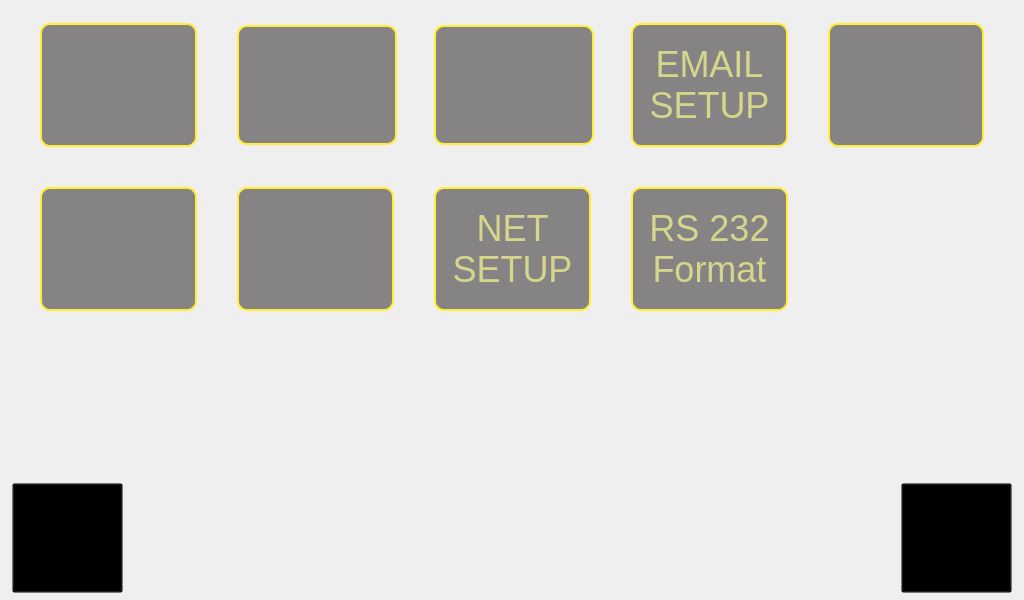
<?xml version="1.0" encoding="UTF-8"?>
<ui version="4.0">
 <class>BasicSettingsWidget</class>
 <widget class="QWidget" name="BasicSettingsWidget">
  <property name="geometry">
   <rect>
    <x>0</x>
    <y>0</y>
    <width>1024</width>
    <height>600</height>
   </rect>
  </property>
  <property name="sizePolicy">
   <sizepolicy hsizetype="Fixed" vsizetype="Fixed">
    <horstretch>0</horstretch>
    <verstretch>0</verstretch>
   </sizepolicy>
  </property>
  <property name="minimumSize">
   <size>
    <width>1024</width>
    <height>600</height>
   </size>
  </property>
  <property name="maximumSize">
   <size>
    <width>1024</width>
    <height>600</height>
   </size>
  </property>
  <property name="windowTitle">
   <string>Basic Settings</string>
  </property>
  <property name="styleSheet">
   <string notr="true">QWidget#ToolWidget {
	background-color: black;
}

QToolButton {
	background-color: transparent;
}

QPushButton {
	width: 160px;
	height: 120px;
	background: rgb(133, 131, 131);
	border: 2px solid  rgb(255, 238, 50);
	border-radius: 10px;
	color: #d5d58c;
	font-size: 36px;
}

QPushButton:pressed {
	background: rgb(153, 151, 151);
}</string>
  </property>
  <layout class="QVBoxLayout" name="verticalLayout">
   <property name="leftMargin">
    <number>0</number>
   </property>
   <property name="topMargin">
    <number>0</number>
   </property>
   <property name="rightMargin">
    <number>0</number>
   </property>
   <property name="bottomMargin">
    <number>0</number>
   </property>
   <item>
    <layout class="QGridLayout" name="gridLayout">
     <property name="leftMargin">
      <number>40</number>
     </property>
     <property name="topMargin">
      <number>23</number>
     </property>
     <property name="rightMargin">
      <number>40</number>
     </property>
     <property name="spacing">
      <number>40</number>
     </property>
     <item row="0" column="0">
      <widget class="QPushButton" name="btnTruckid"/>
     </item>
     <item row="0" column="2">
      <widget class="QPushButton" name="btnWeightcode">
       <property name="minimumSize">
        <size>
         <width>160</width>
         <height>120</height>
        </size>
       </property>
       <property name="maximumSize">
        <size>
         <width>160</width>
         <height>120</height>
        </size>
       </property>
       <property name="styleSheet">
        <string notr="true"/>
       </property>
      </widget>
     </item>
     <item row="0" column="1">
      <widget class="QPushButton" name="btnWifi">
       <property name="minimumSize">
        <size>
         <width>160</width>
         <height>120</height>
        </size>
       </property>
       <property name="maximumSize">
        <size>
         <width>160</width>
         <height>120</height>
        </size>
       </property>
       <property name="styleSheet">
        <string notr="true"/>
       </property>
      </widget>
     </item>
     <item row="0" column="3">
      <widget class="QPushButton" name="btnEmailsetup">
       <property name="text">
        <string>EMAIL
SETUP</string>
       </property>
      </widget>
     </item>
     <item row="0" column="4">
      <widget class="QPushButton" name="btnSetRWT"/>
     </item>
     <item row="1" column="0">
      <widget class="QPushButton" name="btnSetMWT"/>
     </item>
     <item row="1" column="1">
      <widget class="QPushButton" name="btnSetClientHost"/>
     </item>
     <item row="1" column="2">
      <widget class="QPushButton" name="btnNetworkSetup">
       <property name="text">
        <string>NET
SETUP</string>
       </property>
      </widget>
     </item>
     <item row="1" column="3">
      <widget class="QPushButton" name="btnSetRS232Parser">
       <property name="text">
        <string>RS 232
Format</string>
       </property>
      </widget>
     </item>
    </layout>
   </item>
   <item>
    <spacer name="verticalSpacer">
     <property name="orientation">
      <enum>Qt::Vertical</enum>
     </property>
     <property name="sizeHint" stdset="0">
      <size>
       <width>20</width>
       <height>147</height>
      </size>
     </property>
    </spacer>
   </item>
   <item>
    <layout class="QHBoxLayout" name="horizontalLayout">
     <property name="leftMargin">
      <number>12</number>
     </property>
     <property name="rightMargin">
      <number>12</number>
     </property>
     <property name="bottomMargin">
      <number>7</number>
     </property>
     <item>
      <widget class="QToolButton" name="btnBack">
       <property name="icon">
        <iconset>
         <normaloff>res/gui/button_back.png</normaloff>res/gui/button_back.png</iconset>
       </property>
       <property name="iconSize">
        <size>
         <width>103</width>
         <height>103</height>
        </size>
       </property>
      </widget>
     </item>
     <item>
      <spacer name="horizontalSpacer">
       <property name="orientation">
        <enum>Qt::Horizontal</enum>
       </property>
       <property name="sizeHint" stdset="0">
        <size>
         <width>40</width>
         <height>20</height>
        </size>
       </property>
      </spacer>
     </item>
     <item>
      <widget class="QLabel" name="label">
       <property name="pixmap">
        <pixmap>res/gui/img_settings.png</pixmap>
       </property>
      </widget>
     </item>
     <item>
      <spacer name="horizontalSpacer_2">
       <property name="orientation">
        <enum>Qt::Horizontal</enum>
       </property>
       <property name="sizeHint" stdset="0">
        <size>
         <width>40</width>
         <height>20</height>
        </size>
       </property>
      </spacer>
     </item>
     <item>
      <widget class="QToolButton" name="btnHome">
       <property name="icon">
        <iconset>
         <normaloff>res/gui/button_home.png</normaloff>res/gui/button_home.png</iconset>
       </property>
       <property name="iconSize">
        <size>
         <width>103</width>
         <height>103</height>
        </size>
       </property>
      </widget>
     </item>
    </layout>
   </item>
  </layout>
 </widget>
 <resources/>
 <connections/>
</ui>
